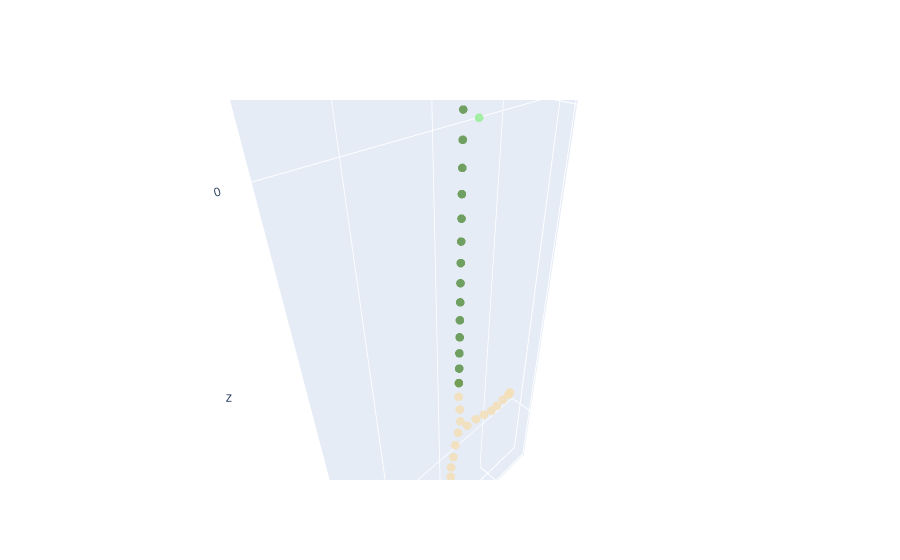

Source (notebook cell):
### Markdown cell above
### 5.2 lb, ln and la: the parameters controls branching
In the previous section, you may notice that, with the increase of the lmax, the length of the main stem increased. But with the increase length of the stem, we also get more leaves. Is it possible to reduce the leaf numbers? There are two ways, first, we could change the lb, lb is the length at bottom without any branching.

### Code cell
# change lb to 3 based on the testXML created in last section
name = 'testXML'
change_parameter('testXML', 'testXML', 'stem', '1', 'lb', 'value','3')
smallplant = CPlantBox(name, time, name) # make a plant object in python
fig = visual_plant(smallplant)    
fig.show()
# now there is 3 branches again
